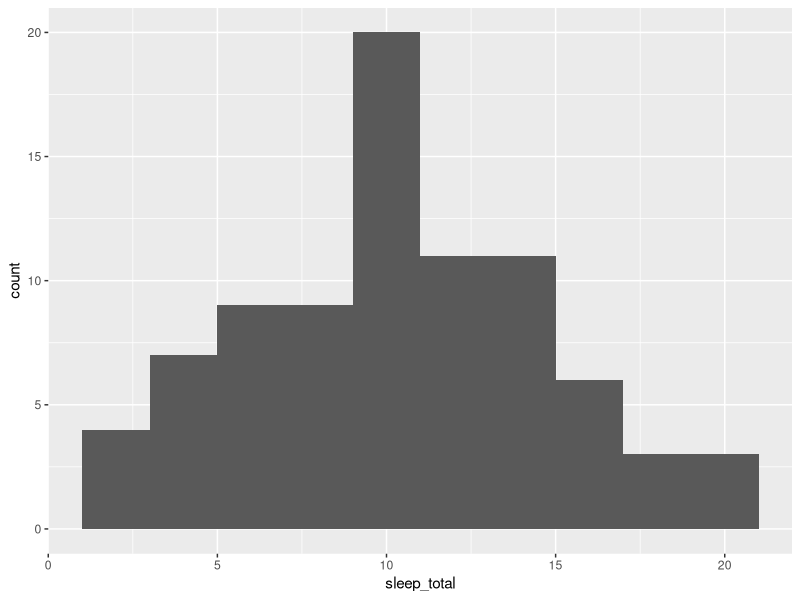
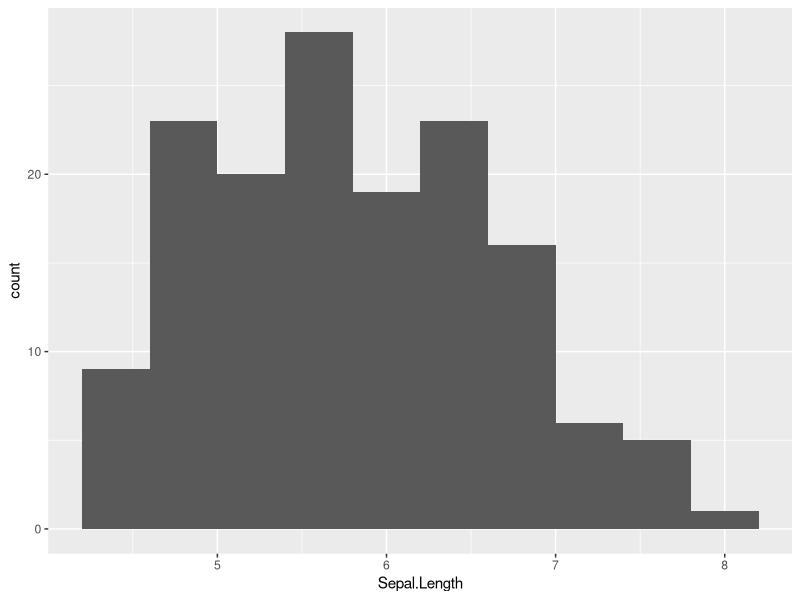
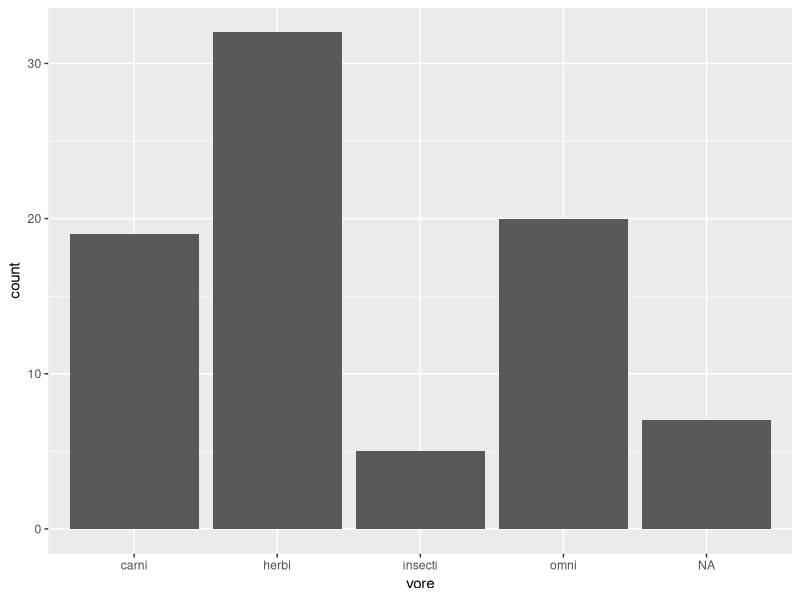
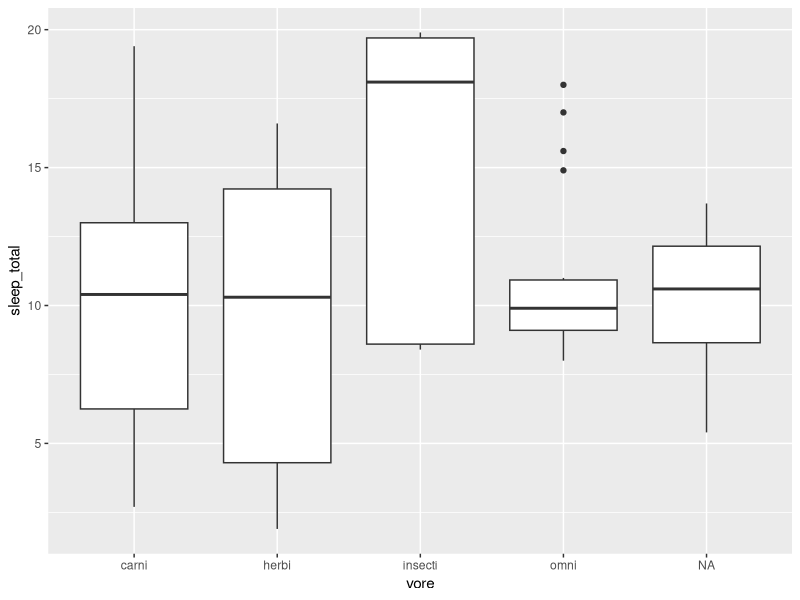
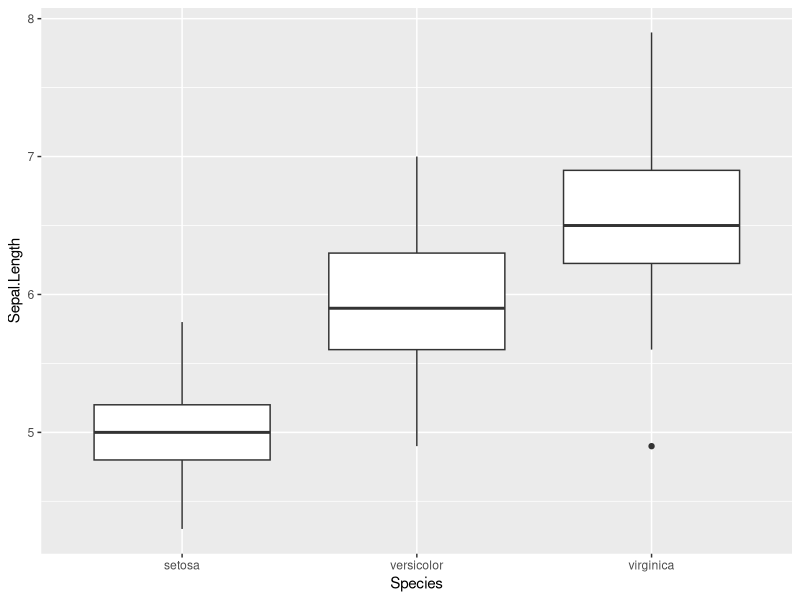
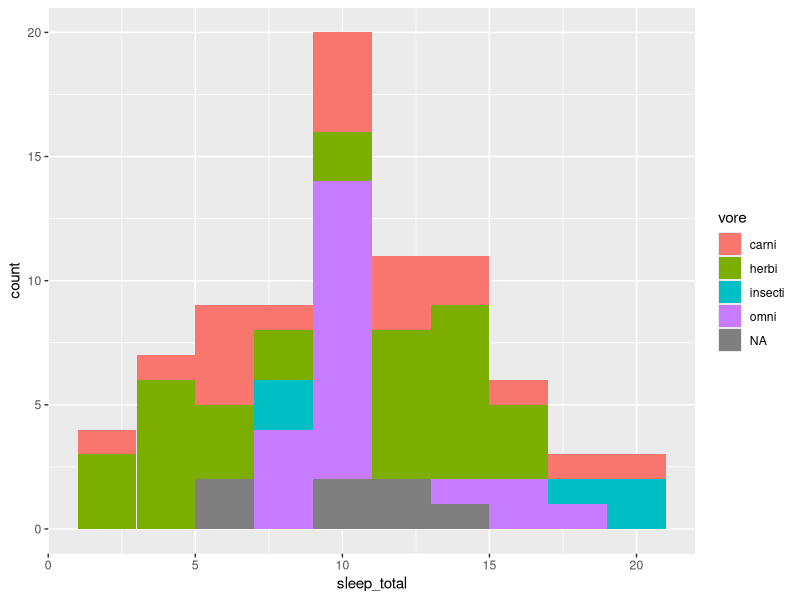
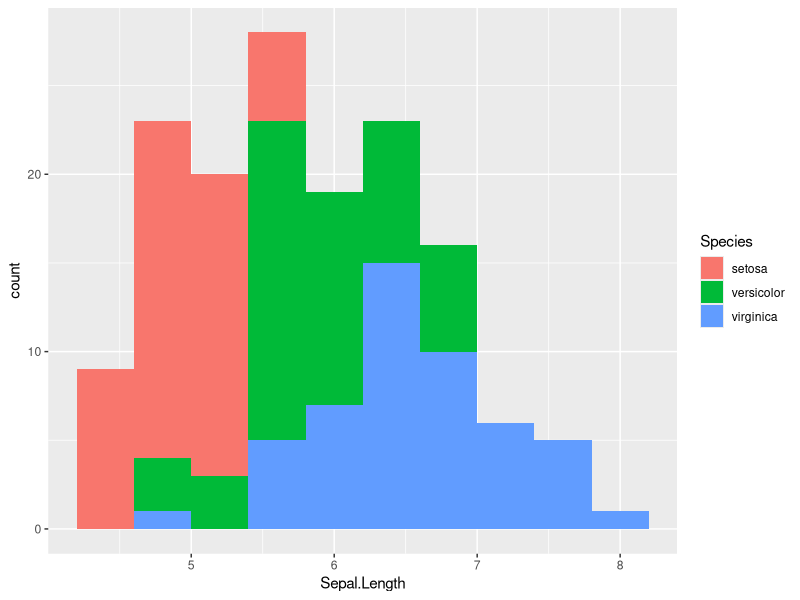
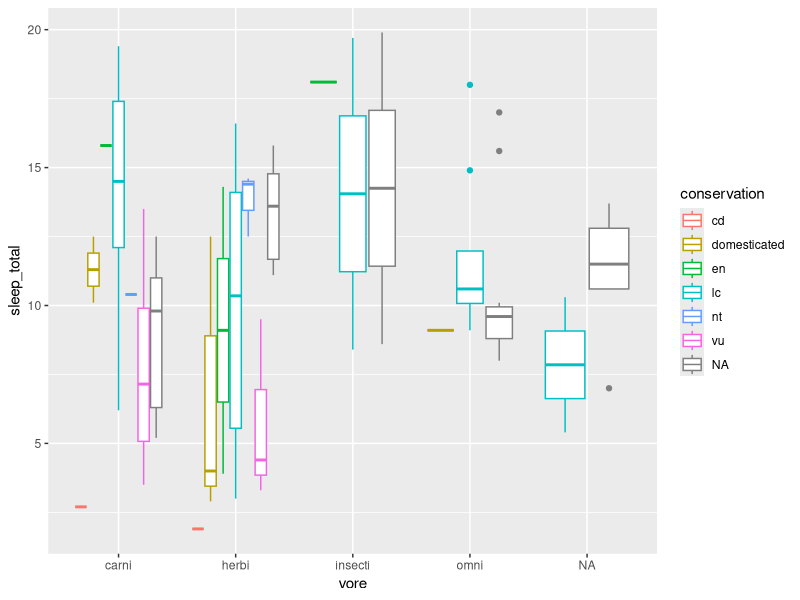

These figures' R source, in order:
## ---- chunk 1
library(ggplot2)
library(tidyverse)
msleep2 <- msleep %>% mutate(brainwt_log = log(brainwt))
## ---- chunk 2
ggplot(msleep, aes(x = sleep_total)) +
    geom_histogram(bins = 10)
## ---- chunk 3
ggplot(iris, aes(x = Sepal.Length)) +
    geom_histogram(bins = 10)
## ---- chunk 4
ggplot(data = msleep, aes(x = vore)) + 
  geom_bar()
## ---- chunk 5
ggplot(data = msleep, aes(x = vore, y = sleep_total)) + 
  geom_boxplot()
## ---- chunk 6
ggplot(data = iris, aes(x = Species, y = Sepal.Length)) + 
  geom_boxplot()
## ---- chunk 7
ggplot(msleep, aes(x = sleep_total, fill = vore)) +
    geom_histogram(bins = 10)
## ---- chunk 8
ggplot(iris, aes(x = Sepal.Length, fill = Species)) +
    geom_histogram(bins = 10)
## ---- chunk 9
ggplot(msleep, aes(x = vore, y = sleep_total, color = conservation)) +
    geom_boxplot() 
